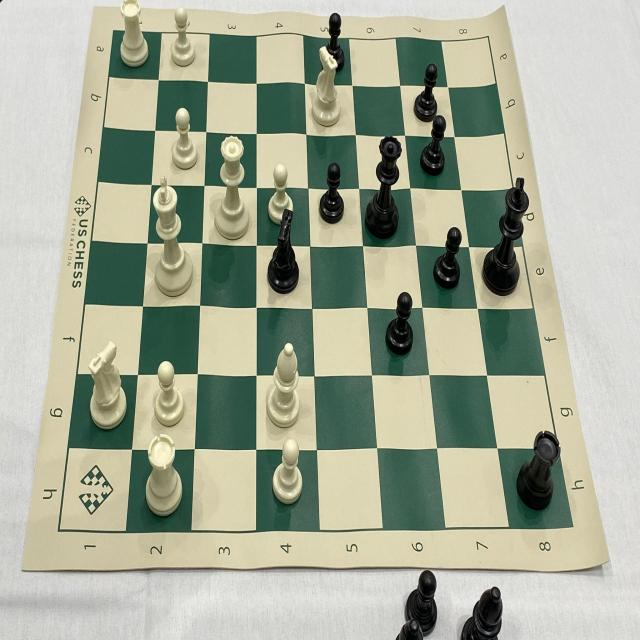
#> input picture python_backend/test1.jpg, 640 x 640 px
$ python corner_finder.py
#> lines starting #> are read from the running program, lines starting #| are printed output that depends on the picture
import cv2
import numpy as np
from matplotlib import pyplot as plt
import os

def warp_perspective(img,pts1, pts2):

    M = cv2.getPerspectiveTransform(pts1, pts2)
    dst = cv2.warpPerspective(img, M, (400, 400))
    return dst

def main():


    image = cv2.imread("test1.jpg")
#> image is the input picture: shape (640, 640, 3); mean B, G, R 153.1, 172, 166.5

    pts2 = np.float32([[0,0], [400,0], [400,400], [0,400]])
    pts1 = np.float32([[113,34],[489, 38],[575, 528],[59, 535]])

    dst = warp_perspective(image, pts1,pts2)
#> in warp_perspective, `dst = cv2.warpPerspective(img, M, (400, 400))`:
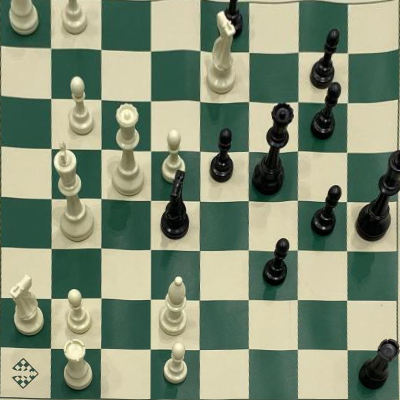
#> dst: shape (400, 400, 3); mean B, G, R 116.8, 141.3, 129.4

    cv2.imshow("image", dst)
    cv2.waitKey(0)


if __name__ == "__main__":
   main()

# 113 34, 489 38, 575 528, 59 535 test1

#  111 54, 493 58 , 585 563, 58 576 test2

# 111 54, 493 58 , 585 563, 58 576 test3

# 111 54, 493 58 , 585 563, 58 576 test4

$ run again, with python_backend/test2.jpg copied over python_backend/test1.jpg
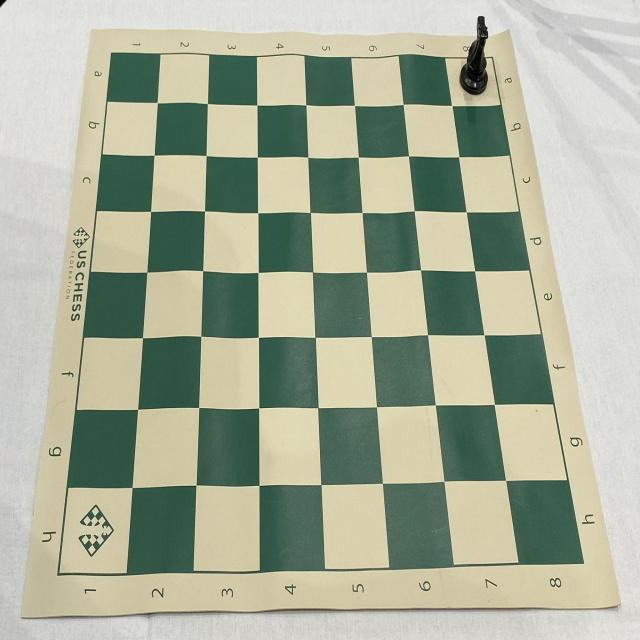
#> input picture python_backend/test2.jpg, 640 x 640 px
#> in main, image is the input picture: shape (640, 640, 3); mean B, G, R 154.6, 174.8, 168.4
#> in warp_perspective, `dst = cv2.warpPerspective(img, M, (400, 400))`:
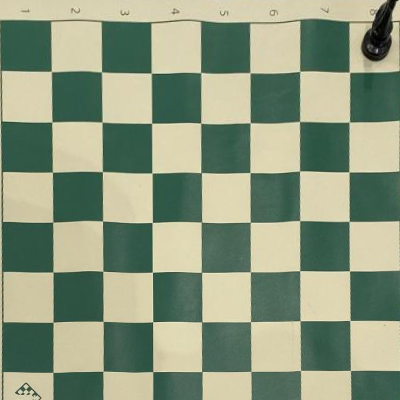
#> dst: shape (400, 400, 3); mean B, G, R 126.8, 152.4, 140

$ run again, with python_backend/test4.jpg copied over python_backend/test1.jpg
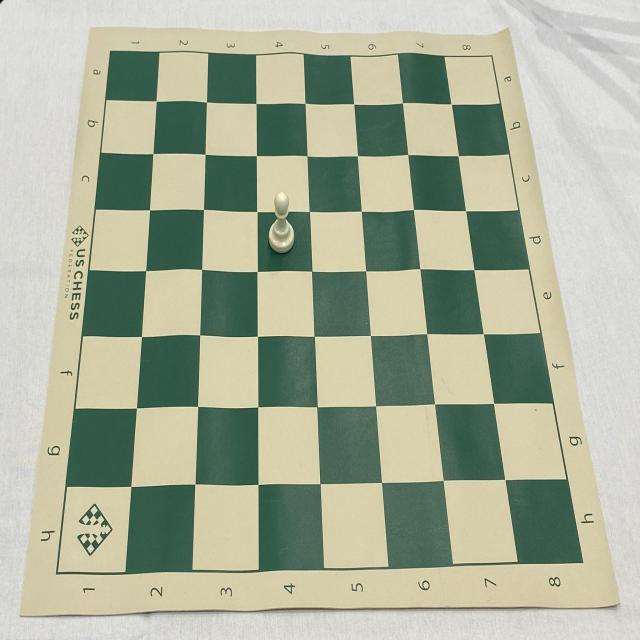
#> input picture python_backend/test4.jpg, 640 x 640 px
#> in main, image is the input picture: shape (640, 640, 3); mean B, G, R 155, 176, 169.5
#> in warp_perspective, `dst = cv2.warpPerspective(img, M, (400, 400))`:
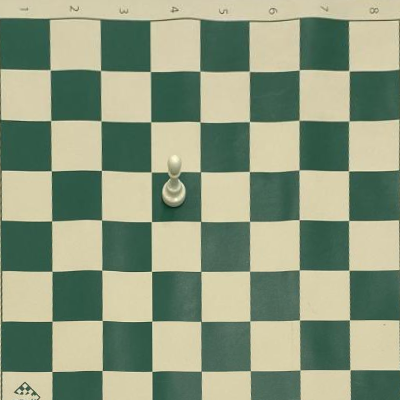
#> dst: shape (400, 400, 3); mean B, G, R 127, 153.1, 140.7
